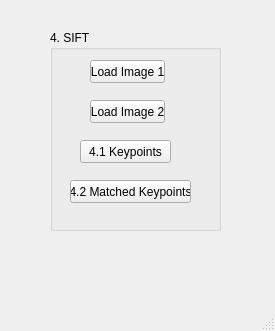
<?xml version="1.0" encoding="UTF-8"?>
<ui version="4.0">
 <class>MainWindow</class>
 <widget class="QMainWindow" name="MainWindow">
  <property name="geometry">
   <rect>
    <x>0</x>
    <y>0</y>
    <width>275</width>
    <height>331</height>
   </rect>
  </property>
  <property name="windowTitle">
   <string>MainWindow</string>
  </property>
  <widget class="QWidget" name="centralwidget">
   <widget class="QGroupBox" name="groupBox">
    <property name="geometry">
     <rect>
      <x>50</x>
      <y>30</y>
      <width>171</width>
      <height>201</height>
     </rect>
    </property>
    <property name="title">
     <string>4. SIFT</string>
    </property>
    <widget class="QPushButton" name="pushButton">
     <property name="geometry">
      <rect>
       <x>40</x>
       <y>30</y>
       <width>75</width>
       <height>23</height>
      </rect>
     </property>
     <property name="text">
      <string>Load Image 1</string>
     </property>
    </widget>
    <widget class="QPushButton" name="pushButton_2">
     <property name="geometry">
      <rect>
       <x>40</x>
       <y>70</y>
       <width>75</width>
       <height>23</height>
      </rect>
     </property>
     <property name="text">
      <string>Load Image 2</string>
     </property>
    </widget>
    <widget class="QPushButton" name="pushButton_3">
     <property name="geometry">
      <rect>
       <x>30</x>
       <y>110</y>
       <width>91</width>
       <height>23</height>
      </rect>
     </property>
     <property name="text">
      <string>4.1 Keypoints</string>
     </property>
    </widget>
    <widget class="QPushButton" name="pushButton_4">
     <property name="geometry">
      <rect>
       <x>20</x>
       <y>150</y>
       <width>121</width>
       <height>23</height>
      </rect>
     </property>
     <property name="text">
      <string>4.2 Matched Keypoints</string>
     </property>
    </widget>
   </widget>
  </widget>
  <widget class="QMenuBar" name="menubar">
   <property name="geometry">
    <rect>
     <x>0</x>
     <y>0</y>
     <width>275</width>
     <height>21</height>
    </rect>
   </property>
  </widget>
  <widget class="QStatusBar" name="statusbar"/>
 </widget>
 <resources/>
 <connections/>
</ui>
